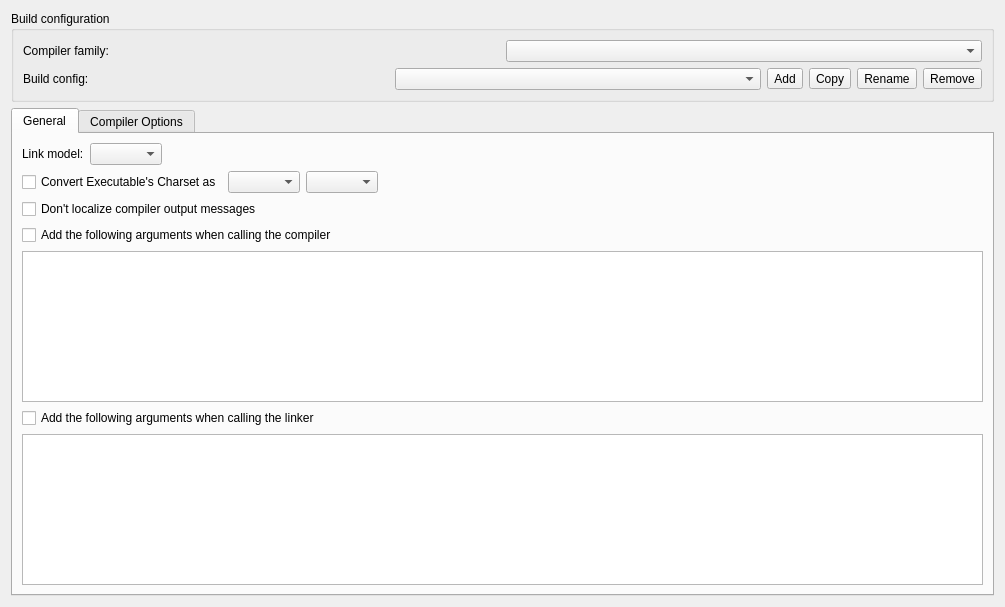
<?xml version="1.0" encoding="UTF-8"?>
<ui version="4.0">
 <class>BuildConfigSettingsWidget</class>
 <widget class="QWidget" name="BuildConfigSettingsWidget">
  <property name="geometry">
   <rect><x>0</x><y>0</y><width>1005</width><height>607</height></rect>
  </property>
  <property name="windowTitle"><string>Form</string></property>
  <layout class="QVBoxLayout" name="verticalLayout">
   <item>
    <widget class="QGroupBox" name="groupBox">
     <property name="title"><string>Build configuration</string></property>
     <layout class="QVBoxLayout" name="groupLayout">
      <item>
       <layout class="QHBoxLayout" name="familyLayout">
        <item><widget class="QLabel" name="lbCompilerFamily"><property name="text"><string>Compiler family:</string></property></widget></item>
        <item><widget class="QComboBox" name="cbCompilerFamily"/></item>
       </layout>
      </item>
      <item>
       <layout class="QHBoxLayout" name="configLayout">
        <item><widget class="QLabel" name="lbBuildConfig"><property name="text"><string>Build config:</string></property></widget></item>
        <item><widget class="QComboBox" name="cbBuildConfig"/></item>
        <item><widget class="QToolButton" name="btnAdd"><property name="text"><string>Add</string></property></widget></item>
        <item><widget class="QToolButton" name="btnCopy"><property name="text"><string>Copy</string></property></widget></item>
        <item><widget class="QToolButton" name="btnRename"><property name="text"><string>Rename</string></property></widget></item>
        <item><widget class="QToolButton" name="btnRemove"><property name="text"><string>Remove</string></property></widget></item>
       </layout>
      </item>
     </layout>
    </widget>
   </item>
   <item>
    <widget class="QTabWidget" name="settingTabs">
     <widget class="QWidget" name="tabGeneral">
      <attribute name="title"><string>General</string></attribute>
      <layout class="QVBoxLayout" name="generalLayout">
       <item>
        <layout class="QHBoxLayout" name="linkModelLayout">
         <item><widget class="QLabel" name="lbLinkModel"><property name="text"><string>Link model:</string></property></widget></item>
         <item><widget class="QComboBox" name="cmbLinkModel"/></item>
         <item><spacer name="linkModelSpacer"><property name="orientation"><enum>Qt::Horizontal</enum></property><property name="sizeHint" stdset="0"><size><width>40</width><height>20</height></size></property></spacer></item>
        </layout>
       </item>
       <item>
        <widget class="QWidget" name="panelCharset" native="true">
         <layout class="QHBoxLayout" name="charsetLayout">
          <property name="leftMargin"><number>0</number></property>
          <property name="topMargin"><number>0</number></property>
          <property name="rightMargin"><number>0</number></property>
          <property name="bottomMargin"><number>0</number></property>
          <item><widget class="QCheckBox" name="chkAutoAddCharset"><property name="text"><string>Convert Executable's Charset as</string></property></widget></item>
          <item><widget class="QComboBox" name="cbEncoding"/></item>
          <item><widget class="QComboBox" name="cbEncodingDetails"/></item>
          <item><spacer name="charsetSpacer"><property name="orientation"><enum>Qt::Horizontal</enum></property><property name="sizeHint" stdset="0"><size><width>40</width><height>20</height></size></property></spacer></item>
         </layout>
        </widget>
       </item>
       <item><widget class="QCheckBox" name="chkForceEnglishOutput"><property name="text"><string>Don't localize compiler output messages</string></property></widget></item>
       <item><widget class="QCheckBox" name="chkUseCustomCompilerParams"><property name="text"><string>Add the following arguments when calling the compiler</string></property></widget></item>
       <item><widget class="QPlainTextEdit" name="txtCustomCompileParams"/></item>
       <item><widget class="QCheckBox" name="chkUseCustomLinkParams"><property name="text"><string>Add the following arguments when calling the linker</string></property></widget></item>
       <item><widget class="QPlainTextEdit" name="txtCustomLinkParams"/></item>
       <item><spacer name="generalSpacer"><property name="orientation"><enum>Qt::Vertical</enum></property><property name="sizeHint" stdset="0"><size><width>20</width><height>40</height></size></property></spacer></item>
      </layout>
     </widget>
     <widget class="QWidget" name="tabOptions">
      <attribute name="title"><string>Compiler Options</string></attribute>
      <layout class="QHBoxLayout" name="optionsLayout">
       <property name="leftMargin"><number>2</number></property>
       <property name="topMargin"><number>2</number></property>
       <property name="rightMargin"><number>2</number></property>
       <property name="bottomMargin"><number>2</number></property>
       <item>
        <widget class="CompileArgumentsWidget" name="optionTabs">
         <property name="documentMode"><bool>true</bool></property>
        </widget>
       </item>
      </layout>
     </widget>
    </widget>
   </item>
  </layout>
 </widget>
 <customwidgets>
  <customwidget>
   <class>CompileArgumentsWidget</class>
   <extends>QTabWidget</extends>
   <header location="global">src/widgets/compileargumentswidget.h</header>
   <container>1</container>
  </customwidget>
 </customwidgets>
 <resources/>
 <connections/>
</ui>
